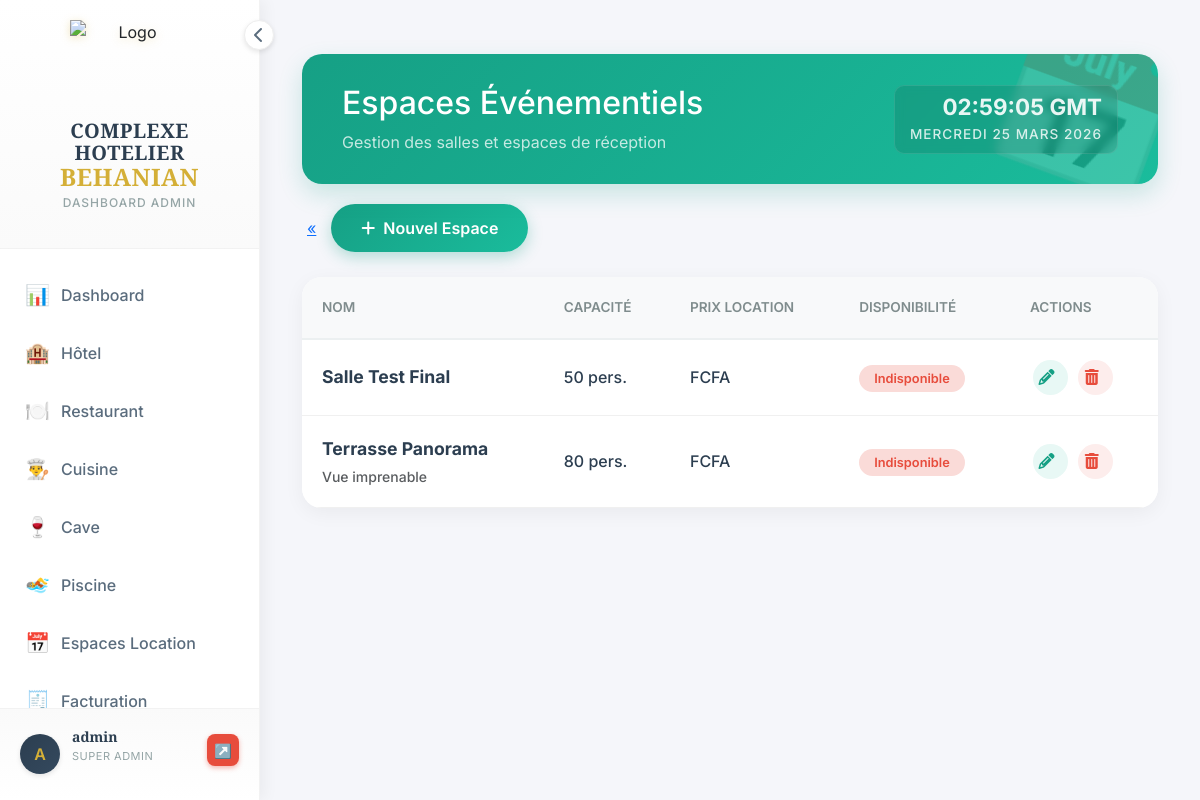
Before: /parametres/espaces/ (signed in) with the older database file.
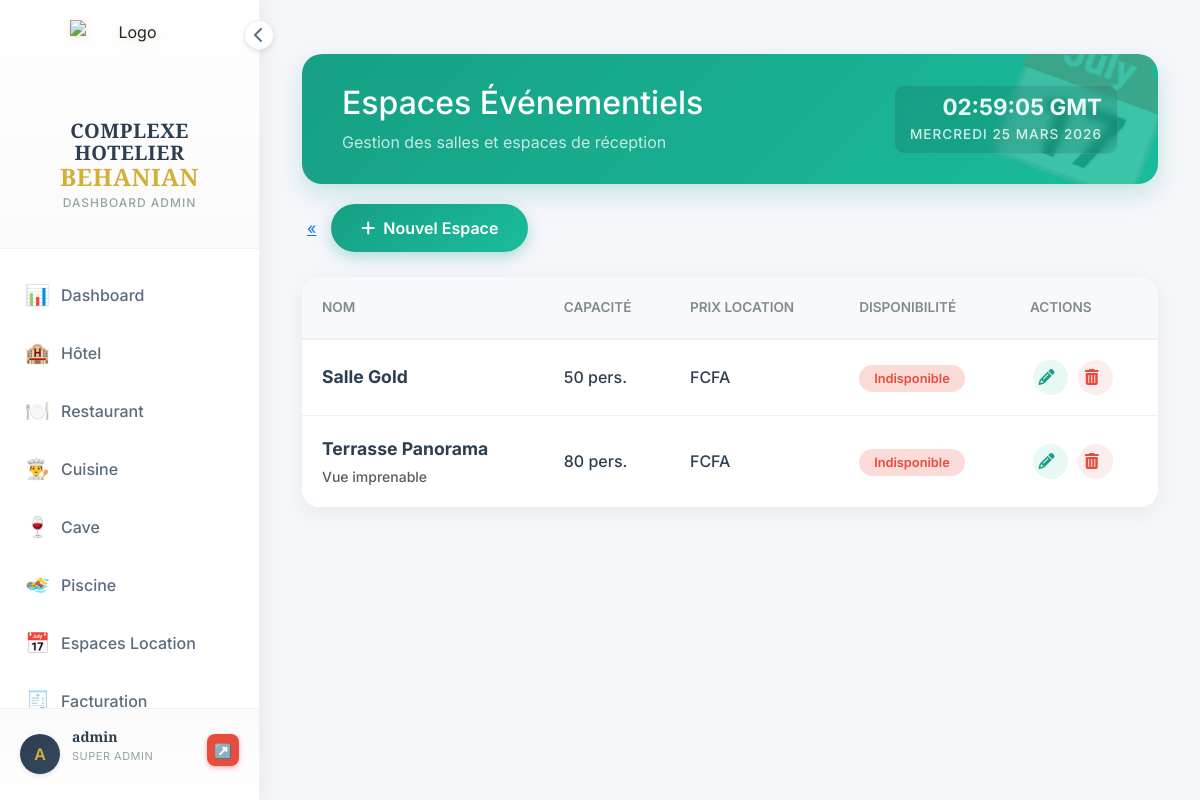
After: the same page with the newer database file.
### espaces_evenementiels/models.py (models this page shows, shortened)
class EspaceEvenementiel(models.Model):
    TYPE_ESPACE = [
        ('salle_conference', 'Salle de conférence'),
        ('salle_reception', 'Salle de réception'),
        ('espace_exterieur', 'Espace extérieur'),
        ('jardin', 'Jardin'),
        ('terrasse', 'Terrasse'),
    ]
    STATUT_CHOICES = [
        ('disponible', 'Disponible'),
        ('reservee', 'Réservée'),
        ('occupee', 'Occupée'),
    ]
    nom = models.CharField(max_length=100, verbose_name="Nom de l'espace")
    type_espace = models.CharField(max_length=50, choices=TYPE_ESPACE, verbose_name="Type")
    capacite = models.IntegerField(verbose_name="Capacité (personnes)")
    prix_jour = models.DecimalField(max_digits=10, decimal_places=2, verbose_name="Prix par jour (FCFA)", default=0)
    prix_demi_journee = models.DecimalField(max_digits=10, decimal_places=2, verbose_name="Prix demi-journée (FCFA)", default=0, blank=True, null=True)
    superficie = models.DecimalField(max_digits=10, decimal_places=2, null=True, blank=True, verbose_name="Superficie (m²)")
    projecteur = models.BooleanField(default=False, verbose_name="Projecteur")
    wifi = models.BooleanField(default=False, verbose_name="WiFi")
    climatisation = models.BooleanField(default=False, verbose_name="Climatisation")
    sonorisation = models.BooleanField(default=False, verbose_name="Sonorisation")
    decoration = models.BooleanField(default=False, verbose_name="Décoration")
    eclairage = models.BooleanField(default=False, verbose_name="Éclairage")
    tentes = models.BooleanField(default=False, verbose_name="Tentes")
    parking = models.BooleanField(default=False, verbose_name="Parking")
    statut = models.CharField(max_length=20, choices=STATUT_CHOICES, default='disponible', verbose_name="Statut")
    description = models.TextField(blank=True, null=True, verbose_name="Description")
    image = models.ImageField(upload_to='espaces/', blank=True, null=True, verbose_name="Photo")
    date_creation = models.DateTimeField(auto_now_add=True)
    class Meta:
        verbose_name = "Espace Location"
        verbose_name_plural = "Espaces Location"
        ordering = ['nom']

### parametres/views.py (the view)
# urls.py: path('espaces/', views.EspaceListView.as_view(), name='espace_list'),
@method_decorator(login_required, name='dispatch')
class EspaceListView(ListView):
    model = EspaceEvenementiel
    template_name = 'parametres/espace_list.html'
    context_object_name = 'espaces'

### utils/permissions.py (called while the page is built, shortened)
def get_user_groups(user):
    return list(user.groups.values_list('name', flat=True))

def get_accessible_modules(user):
    if user.is_superuser:
        return ['dashboard', 'hotel', 'restaurant', 'bar', 'cuisine',
                'piscine', 'boite_nuit', 'espaces', 'caisse', 'facturation',
                'parametres', 'users']

### templates/parametres/espace_list.html (shortened to what this page needs)
{% extends 'dashboard/base_dashboard.html' %}
{% block content %}
<div class="container-fluid py-4">
    <div class="header-glam events-watermark">
        <div class="header-content">
            <h2>Espaces Événementiels</h2>
            <p class="mb-0 opacity-75">Gestion des salles et espaces de réception</p>
        </div>
        <div class="header-clock">
            <span class="time">--:-- GMT</span>
            <span class="date">Chargement...</span>
        </div>
    </div>
    <div class="action-bar">
        <a href="{% url 'parametres:parametres_index' %}" class="btn-back" title="Retour">
            &laquo;
        </a>
        <a href="{% url 'parametres:espace_create' %}" class="btn-add-module">
            <i class="fas fa-plus mr-2"></i> Nouvel Espace
        </a>
    </div>
    <div class="table-card">
        <div class="table-responsive">
            <table class="table table-glam">
                <thead>
                    <tr>
                        <th>Nom</th>
                        <th>Capacité</th>
                        <th>Prix Location</th>
                        <th>Disponibilité</th>
                        <th class="text-right">Actions</th>
                    </tr>
                </thead>
                <tbody>
                    {% for espace in espaces %}
                    <tr>
                        <td>
                            <span style="font-weight: 700; font-size: 1.1rem;">{{ espace.nom }}</span>
                            {% if espace.description %}
                            <div class="small text-muted mt-1">{{ espace.description|truncatechars:50 }}</div>
                            {% endif %}
                        </td>
                        <td>{{ espace.capacite }} pers.</td>
                        <td>{{ espace.prix_location }} FCFA</td>
                        <td>
                            {% if espace.disponible %}
                            <span class="status-badge status-true">Disponible</span>
                            {% else %}
                            <span class="status-badge status-false">Indisponible</span>
                            {% endif %}
                        </td>
                        <td class="text-right">
                            <a href="{% url 'parametres:espace_update' espace.pk %}" class="action-btn btn-edit" title="Modifier">
                                <i class="fas fa-pencil-alt"></i>
                            </a>
                            <a href="{% url 'parametres:espace_delete' espace.pk %}" class="action-btn btn-delete" title="Supprimer">
                                <i class="fas fa-trash-alt"></i>
                            </a>
                        </td>
                    </tr>
                    {% endfor %}
                </tbody>
            </table>
        </div>
    </div>
</div>
{% endblock %}

Changed rows visible on the page:
changed EspaceEvenementiel: nom "Salle Test Final" → "Salle Gold"
